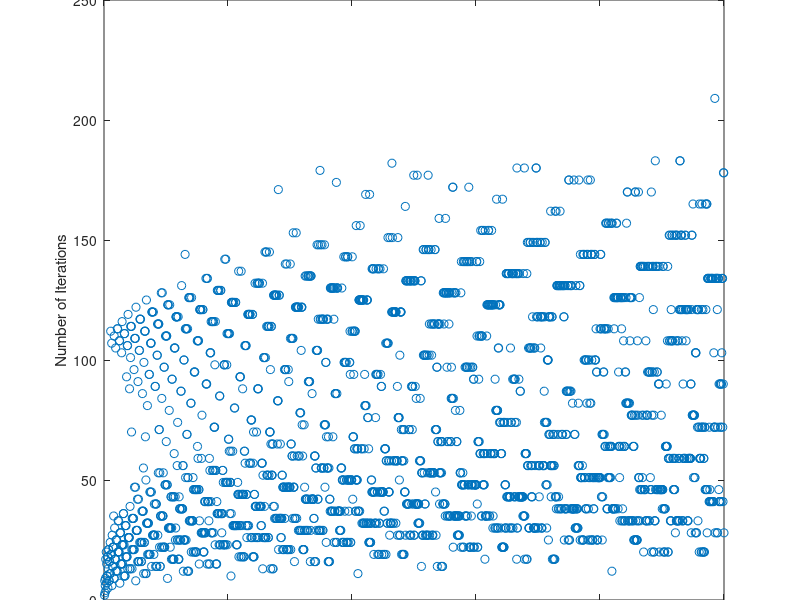

This chart was generated by the following MATLAB code:
clc
clear

maximum_value = 2500;
for z = 2:1:maximum_value %Iterate over initial guesses of 2 to maximum_value
    a=z; %Set the initial guess equal to a.
    counter = 0;
    while a ~= 1  %Continue loop until a = 1
        counter = counter + 1;
        if mod(a,2) == 0 %Check if a is even (divisible by 2)
            a = a/2;
        else 
            a = 3*a+1;
        end
    counter_tracker(z-1) = counter+1; %z-1 as indexing starts with 1
    end
end

%Plotting the graph
plot(2:1:maximum_value,counter_tracker,'o');
title("Plotting the number of iterations from a = 2 to a = "+maximum_value);
xlabel("Initial Guess")
ylabel("Number of Iterations");